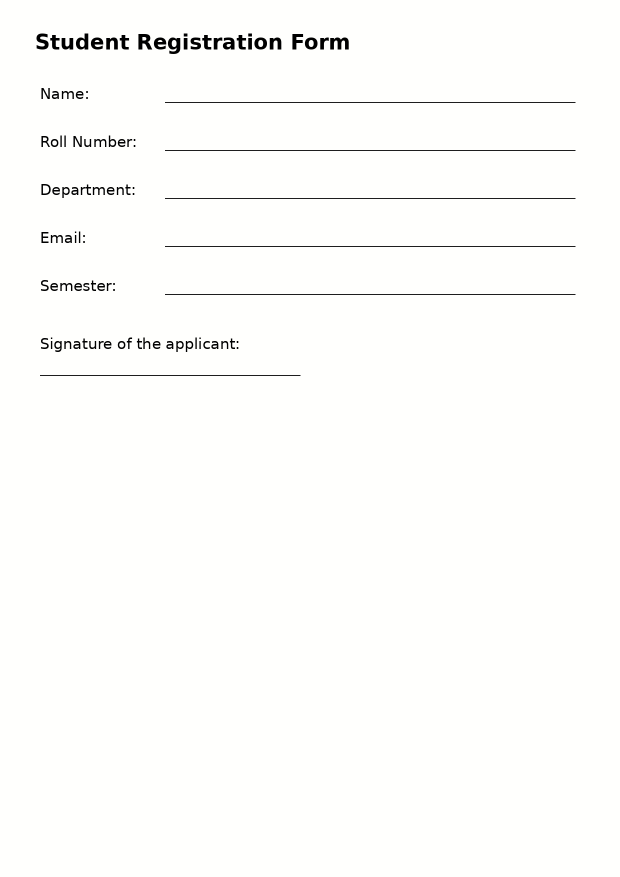
#> input picture samples/digital/form.png, 1240 x 1754 px (shown at 1/2 size)
$ python -i preprocess.py   (imports and definitions only)
#> lines starting #> are read from the running program, lines starting #| are printed output that depends on the picture; after the words box and inside, x2 and y2 are one past the last pixel; in counts of white or black regions, pixels touching at a corner belong together
"""WP2 - image preprocessing: zero AI, <100 ms per page.

load (PyMuPDF @200 DPI for PDFs, Pillow for photos) -> upscale small pages ->
grayscale -> CLAHE -> deskew -> save page PNG + 256 px thumbnail.

Every function is pure (ndarray in / ndarray out) so the unit tests can feed
synthetic fixtures without touching a model.
"""
from __future__ import annotations

import logging
import math
from pathlib import Path
from typing import Sequence

import cv2
import numpy as np
from PIL import Image

log = logging.getLogger(__name__)

PDF_DPI = 200
MIN_WIDTH = 1500          # handwriting strokes need pixels (ADR: upscale x2)
SKEW_EPS_DEG = 0.5        # below this we call the page straight
THUMB_PX = 256


# ---------------------------------------------------------------------------
# loading
# ---------------------------------------------------------------------------
# [79 lines left out: functions _pix_to_rgb, load_pdf_page, pdf_page_count, page_count, iter_pages, load_image and 1 more, not called in this run]


# ---------------------------------------------------------------------------
# enhancement
# ---------------------------------------------------------------------------
def ensure_min_width(img: np.ndarray, min_width: int = MIN_WIDTH) -> tuple[np.ndarray, float]:
    """2x Lanczos upscale for low-res phone photos (spec: <1500 px)."""
    h, w = img.shape[:2]
    if w >= min_width:
        return img, 1.0
    scale = 2.0
    interp = cv2.INTER_LANCZOS4
    out = cv2.resize(img, (int(w * scale), int(h * scale)), interpolation=interp)
    return out, scale


def to_gray(img: np.ndarray) -> np.ndarray:
    if img.ndim == 2:
        return img
    return cv2.cvtColor(img, cv2.COLOR_RGB2GRAY)


def enhance_gray(gray: np.ndarray, clip: float = 2.0, grid: int = 8) -> np.ndarray:
    """CLAHE - rescues pale pencil strokes and uneven phone-photo lighting."""
    clahe = cv2.createCLAHE(clipLimit=clip, tileGridSize=(grid, grid))
    return clahe.apply(gray)


def morph_clean(gray: np.ndarray, kernel: int = 3) -> np.ndarray:
    """Close 1-px gaps in pencil strokes (pitfall register).

    Strokes are *dark on bright paper*, so the gap we want to fill is a bright
    speck inside a dark line: invert -> close -> invert.
    """
    k = cv2.getStructuringElement(cv2.MORPH_RECT, (kernel, kernel))
    inverted = 255 - gray
    filled = cv2.morphologyEx(inverted, cv2.MORPH_CLOSE, k)
    return 255 - filled


def _ink_mask(gray: np.ndarray, scale: int = 4) -> np.ndarray | None:
    """Small binary ink mask (1 = ink) for the skew search."""
    h, w = gray.shape[:2]
    sw, sh = max(64, w // scale), max(64, h // scale)
    small = cv2.resize(gray, (sw, sh), interpolation=cv2.INTER_AREA)
    thr = cv2.threshold(small, 0, 255, cv2.THRESH_BINARY_INV + cv2.THRESH_OTSU)[1]
    mask = (thr > 0).astype(np.uint8)
    if mask.sum() < 100:                       # blank / near-blank page
        return None
    return mask


def _rotate_mask(mask: np.ndarray, degrees_: float) -> np.ndarray:
    h, w = mask.shape[:2]
    mat = cv2.getRotationMatrix2D((w / 2.0, h / 2.0), degrees_, 1.0)
    return cv2.warpAffine(mask, mat, (w, h), flags=cv2.INTER_NEAREST,
                          borderValue=0)


def _projection_variance(mask: np.ndarray) -> float:
    """Variance of the horizontal projection profile.

    Level text packs ink into a few dense rows (big variance); a skewed page
    smears every glyph across many rows (small variance).  Maximising this
    score is the classic document-deskew estimator and - unlike ``minAreaRect``
    or a PCA over pixel coordinates - it is independent of the page aspect
    ratio and of which quadrant OpenCV reports.
    """
    profile = mask.sum(axis=1, dtype=np.float64)
    return float(profile.var())


def estimate_skew(gray: np.ndarray, max_angle: float = 12.0,
                  coarse: float = 1.0, fine: float = 0.25) -> float:
    """Angle (deg) to rotate the page by so its text lines run horizontally.

    Coarse-to-fine projection-profile search over ``+-max_angle`` (scan skew is
    almost never worse than 12 deg).  ``0.0`` is always the baseline, so a
    straight page reports exactly 0 - which is what makes deskew a no-op for
    clean input.
    """
    mask = _ink_mask(gray)
    if mask is None:
        return 0.0
    baseline = _projection_variance(mask)
    best_score, best_angle = baseline, 0.0

    def scan(lo: float, hi: float, step: float) -> None:
        nonlocal best_score, best_angle
        a = lo
        while a <= hi + 1e-9:
            if a != 0.0:
                score = _projection_variance(_rotate_mask(mask, a))
                if score > best_score * 1.0005:      # hysteresis: ignore noise
                    best_score, best_angle = score, a
            a += step

    scan(-abs(max_angle), abs(max_angle), coarse)
    scan(best_angle - coarse, best_angle + coarse, fine)
    if abs(best_angle) > abs(max_angle) + 1e-6:
        return 0.0
    return float(round(best_angle, 2))


def deskew(img: np.ndarray, angle: float | None = None) -> tuple[np.ndarray, float]:
    """Rotate so the text lines are horizontal. Returns (image, applied angle).

    The correction is *verified*: we measure the projection score before and
    after, and if rotating made it worse we flip the sign and retry.  A sign
    error therefore cannot survive - and the caller always receives the angle
    that was actually applied, which is what keeps the colour plane in sync.
    """
    gray = img if img.ndim == 2 else to_gray(img)
    if angle is None:
        angle = estimate_skew(gray)
    if abs(angle) < SKEW_EPS_DEG:
        return img, 0.0

    # [16 lines left out: functions _rotate, _score, not called in this run]

    before = _score(gray)
    candidate = _rotate(img, angle)
    after = _score(candidate)
    if after < before:                             # wrong way - flip and retry
        flipped = _rotate(img, -angle)
        if _score(flipped) >= after:
            return flipped, float(-angle)
    return candidate, float(angle)


def preprocess_page(img: np.ndarray, *, do_deskew: bool = True) -> dict:
    """Full WP2 chain. Returns a dict of every intermediate product.

    Pure function: no files, no models - which is exactly why TC-UNIT-01/02
    can assert on it with synthetic fixtures.
    """
    original = img
    img, scale = ensure_min_width(img)
    gray = to_gray(img)
    enhanced = enhance_gray(gray)
    enhanced = morph_clean(enhanced)
    angle = 0.0
    if do_deskew:
        enhanced, angle = deskew(enhanced)
        if scale != 1.0 or angle:
            # deskew ran on the gray plane; mirror the geometry on the colour one
            h, w = img.shape[:2]
            if angle:
                mat = cv2.getRotationMatrix2D((w / 2.0, h / 2.0), angle, 1.0)
                cos, sin = abs(mat[0, 0]), abs(mat[0, 1])
                nw, nh = int(h * sin + w * cos), int(h * cos + w * sin)
                mat[0, 2] += (nw / 2.0) - (w / 2.0)
                mat[1, 2] += (nh / 2.0) - (h / 2.0)
                img = cv2.warpAffine(img, mat, (nw, nh), flags=cv2.INTER_CUBIC,
                                     borderMode=cv2.BORDER_CONSTANT,
                                     borderValue=(255, 255, 255))
    return {
        "image": np.ascontiguousarray(img),          # colour, processed
        "gray": np.ascontiguousarray(enhanced),      # mono, processed
        "scale": scale,
        "angle": angle,
        "width": int(img.shape[1]),
        "height": int(img.shape[0]),
        "contrast": float(enhanced.std()),
        "orig_width": int(original.shape[1]),
        "orig_height": int(original.shape[0]),
    }


# ---------------------------------------------------------------------------
# side effects (kept apart from the pure functions above)
# ---------------------------------------------------------------------------
# [57 lines left out: functions save_page, thumbnail, rotate_image, crop_region, residual_skew, not called in this run]


def ink_ratio(gray: np.ndarray) -> float:
    thr = cv2.threshold(gray, 0, 255, cv2.THRESH_BINARY_INV + cv2.THRESH_OTSU)[1]
    return float((thr > 0).mean())

>>> import cv2
>>> picture = cv2.cvtColor(cv2.imread('../../samples/digital/form.png'), cv2.COLOR_BGR2RGB)
>>> result = preprocess_page(picture)
#> in preprocess_page, `img, scale = ensure_min_width(img)`: scale = 2
#> in morph_clean, `inverted = 255 - gray`:
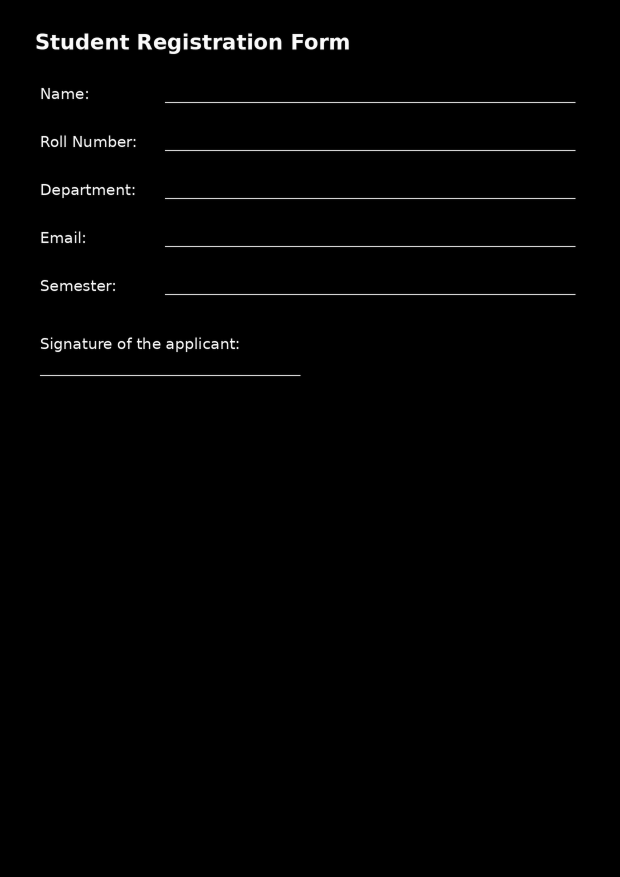
#> inverted: shape (3508, 2480) (shown at 1/4 size); min 0, max 253, mean 2.9
#> in _ink_mask, `small = cv2.resize(gray, (sw, sh), interpolation=cv2.INTER_AREA)`:
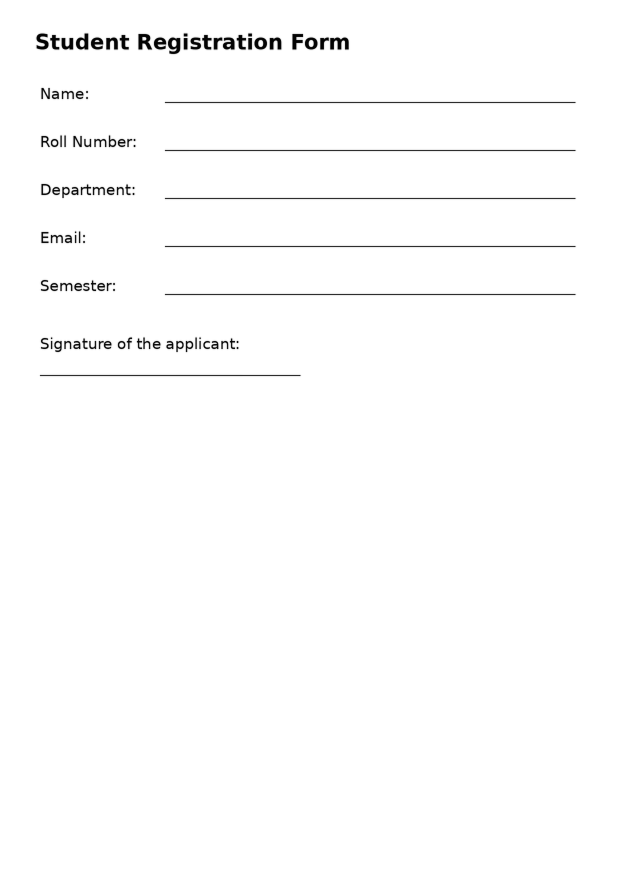
#> small: shape (877, 620); min 3, max 255, mean 252
#> in _ink_mask, `thr = cv2.threshold(small, 0, 255, cv2.THRESH_BINARY_INV + cv2.THRESH_..`:
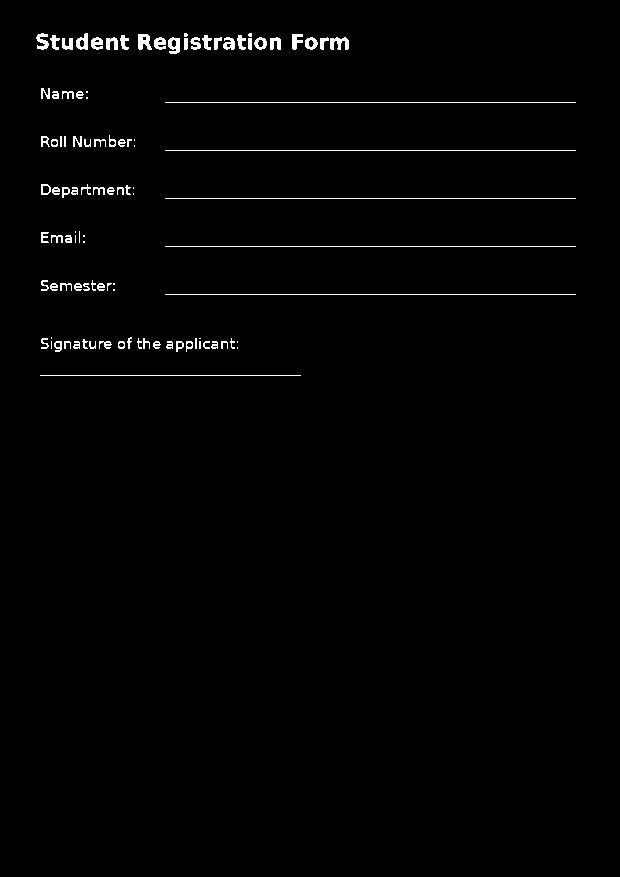
#> thr: shape (877, 620); 1.3% white in thin lines or dots, all inside (x1, y1, x2, y2) = (36, 33, 576, 376)
#> in _projection_variance, `profile = mask.sum(axis=1, dtype=np.float64)`: profile = 877 values, max 411 at index 102, min 0 at index 0, mean 7.81
#> in estimate_skew, `baseline = _projection_variance(mask)`: baseline = 1535.1
#> in estimate_skew, `best_score, best_angle = baseline, 0.0`: best_angle = 0
#> the loop in scan, `while a <= hi + 1e-9:` made 25 passes
#> score on passes 1 to 12: 142.6, 151.7, 156.9, 162.2, 176.7, 197.9, 224.4, 256.1, 282.6, 346.2, 436.6, 573.9
#> after the loop in scan, `while a <= hi + 1e-9:`: a = 13; best_angle = 0; best_score = 1535.1
#> the loop in scan (call 2), `while a <= hi + 1e-9:` made 9 passes
#> score on passes 1, 2, 3, 4, 6, 7, 8, 9: 573.9, 639.8, 740.6, 956.6, 954.8, 778.6, 718.5, 682.8
#> in deskew, `angle = estimate_skew(gray)`: angle = 0
#> result = 9 items

$ run again, on samples/digital/table.png
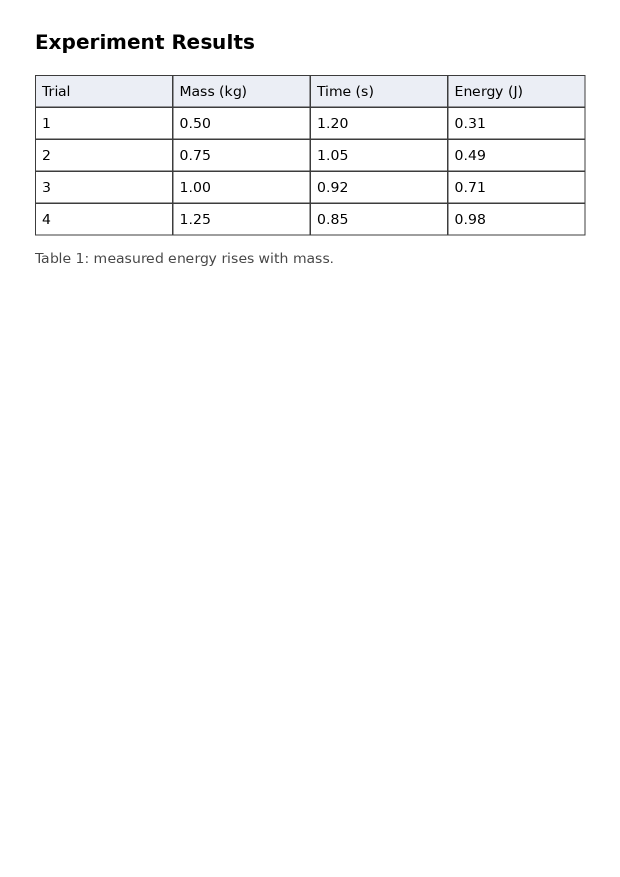
#> input picture samples/digital/table.png, 1240 x 1754 px (shown at 1/2 size)
#> scale = 2
#> in morph_clean, `inverted = 255 - gray`:
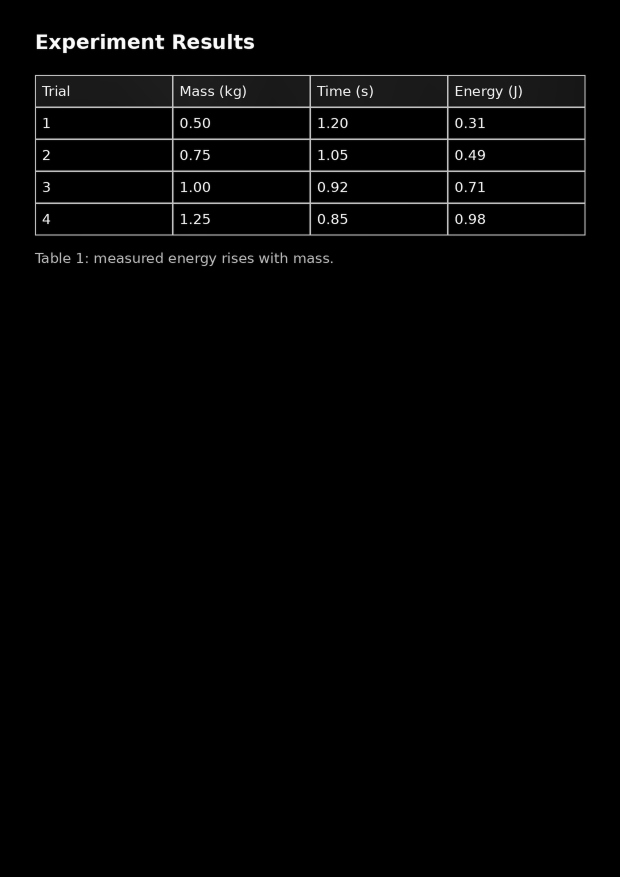
#> inverted: shape (3508, 2480) (shown at 1/4 size); min 0, max 254, mean 4.6
#> in _ink_mask, `thr = cv2.threshold(small, 0, 255, cv2.THRESH_BINARY_INV + cv2.THRESH_..`:
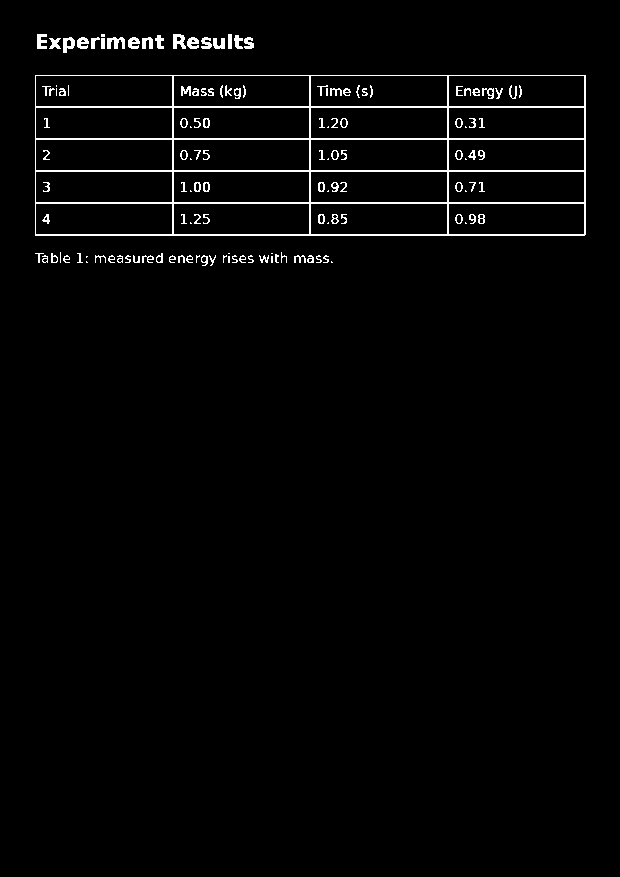
#> thr: shape (877, 620); 2.2% white in thin lines or dots, all inside (x1, y1, x2, y2) = (35, 34, 586, 266)
#> profile = 877 values, max 551 at index 75, min 0 at index 0, mean 13.93
#> baseline = 4155.3
#> in estimate_skew, `best_score, best_angle = baseline, 0.0`: best_angle = 0
#> the loop in scan, `while a <= hi + 1e-9:` made 25 passes
#> score on passes 1 to 8: 438.1, 446.8, 455.5, 469.4, 499.8, 530.5, 561.8, 596.9
#> after the loop in scan, `while a <= hi + 1e-9:`: a = 13; best_angle = 0; best_score = 4155.3
#> the loop in scan (call 2), `while a <= hi + 1e-9:` made 9 passes
#> score on passes 1, 2, 3, 4, 6, 7, 8, 9: 1047.2, 1288.3, 1700.3, 2512.7, 2515.1, 1703.6, 1292.9, 1049.3
#> in deskew, `angle = estimate_skew(gray)`: angle = 0
#> result = 9 items

$ run again, on samples/digital/two_column.png
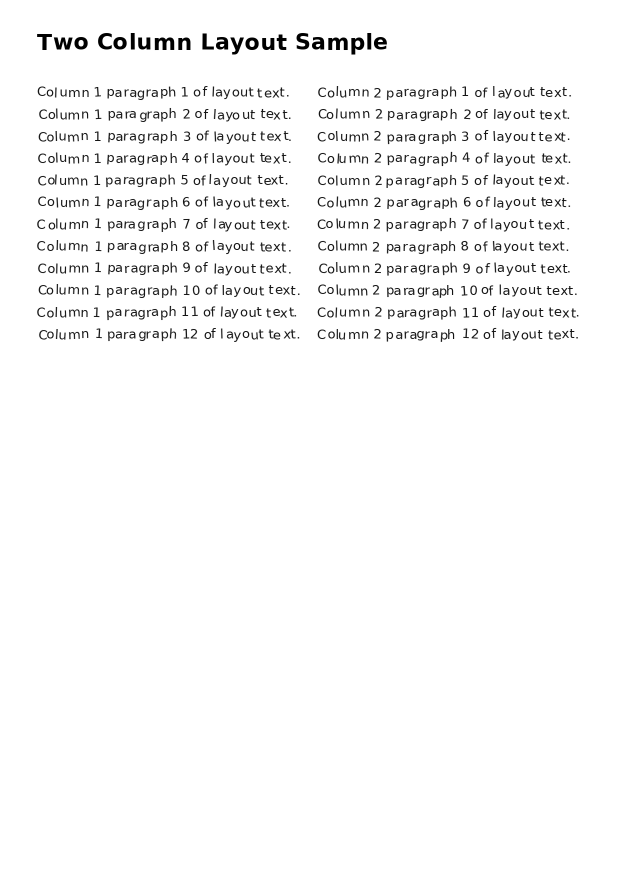
#> input picture samples/digital/two_column.png, 1240 x 1754 px (shown at 1/2 size)
#> picture is the input picture: shape (1754, 1240, 3); min 0, max 255, mean 247.8
#> scale = 2
#> in morph_clean, `inverted = 255 - gray`:
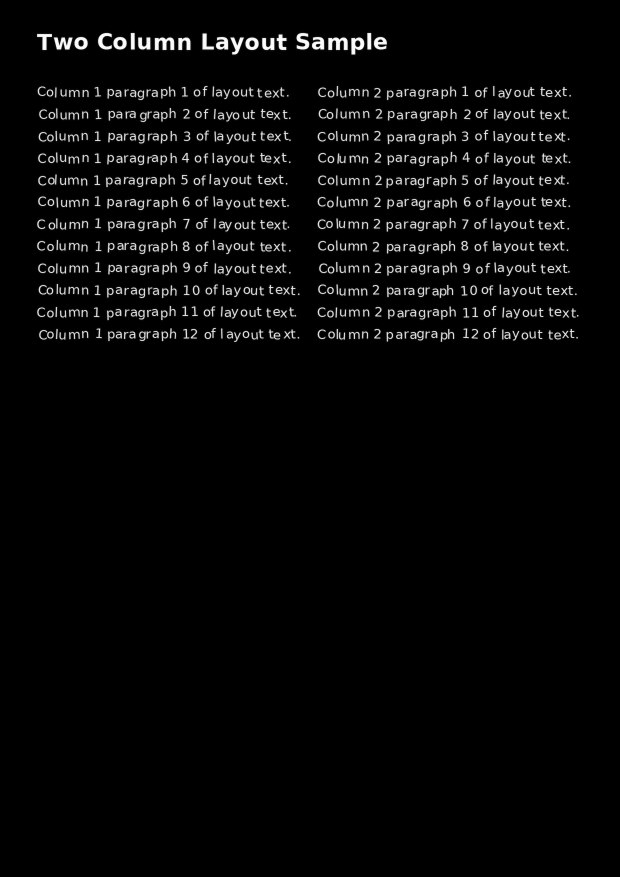
#> inverted: shape (3508, 2480) (shown at 1/4 size); min 0, max 254, mean 7.6
#> in _ink_mask, `thr = cv2.threshold(small, 0, 255, cv2.THRESH_BINARY_INV + cv2.THRESH_..`:
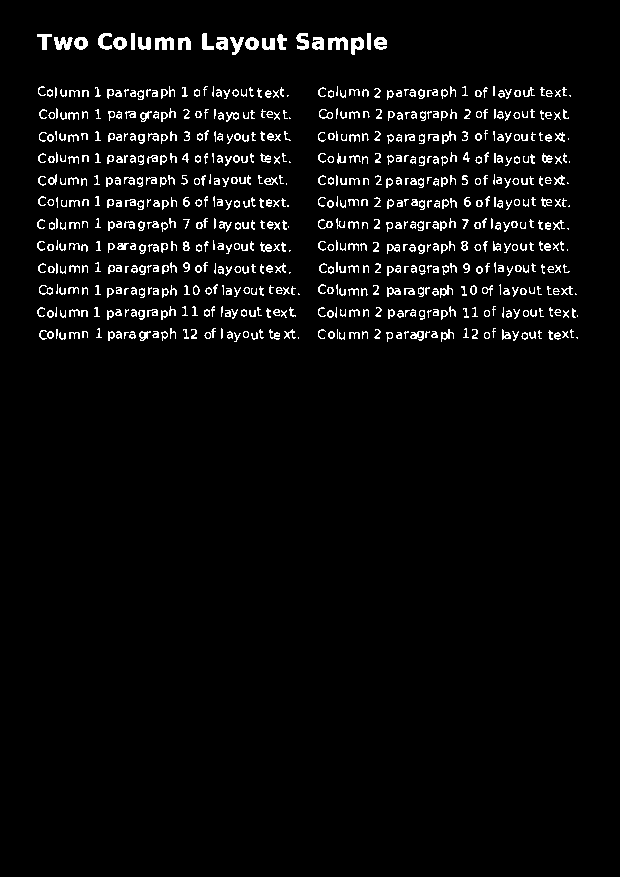
#> thr: shape (877, 620); 4% white in thin lines or dots, all inside (x1, y1, x2, y2) = (37, 33, 578, 342)
#> profile = 877 values, max 229 at index 337, min 0 at index 0, mean 24.67
#> baseline = 3565.2
#> in estimate_skew, `best_score, best_angle = baseline, 0.0`: best_angle = 0
#> the loop in scan, `while a <= hi + 1e-9:` made 25 passes
#> score on passes 1 to 8: 940.2, 935.9, 957.5, 976.7, 1004.1, 1027.3, 1059.4, 1096.6
#> after the loop in scan, `while a <= hi + 1e-9:`: a = 13; best_angle = 0; best_score = 3565.2
#> the loop in scan (call 2), `while a <= hi + 1e-9:` made 9 passes
#> score on passes 1, 2, 3, 4, 6, 7, 8, 9: 2286, 2639.3, 2967.6, 3291.9, 3310.8, 3028.5, 2690.4, 2345.2
#> in deskew, `angle = estimate_skew(gray)`: angle = 0
#> result = 9 items
